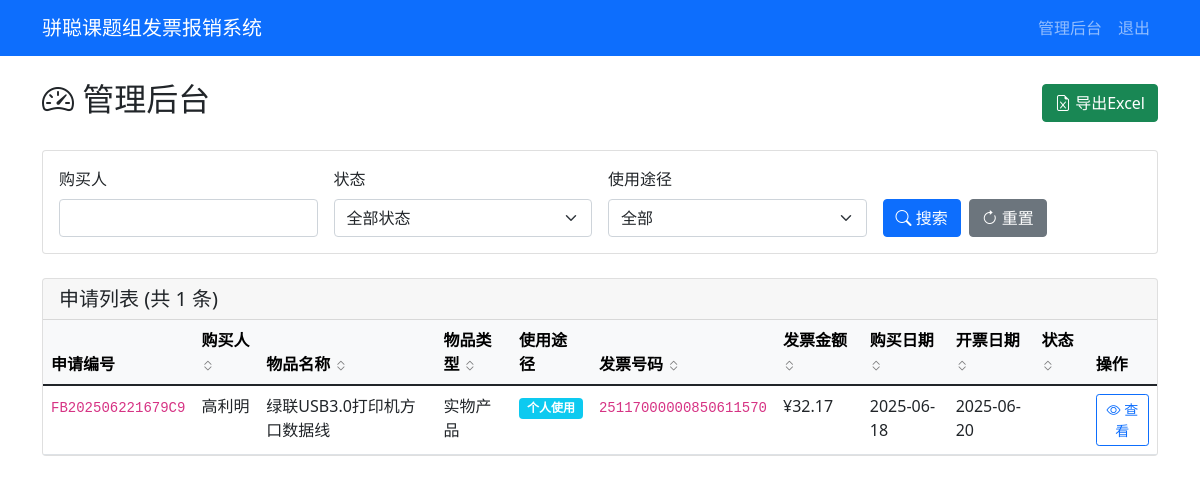
Screenshot of /admin/dashboard (signed in) with the database file from the repository.
### tables this page shows
CREATE TABLE applications (
        id INTEGER PRIMARY KEY AUTOINCREMENT,
        app_number TEXT UNIQUE NOT NULL,
        purchaser TEXT NOT NULL,
        purchase_details TEXT,
        item_name TEXT NOT NULL,
        product_link TEXT,
        usage_type TEXT NOT NULL,
        item_type TEXT NOT NULL,
        quantity INTEGER NOT NULL,
        purchase_time DATE NOT NULL,
        invoice_number TEXT NOT NULL,
        invoice_amount REAL NOT NULL,
        invoice_date DATE NOT NULL,
        status TEXT DEFAULT '待审批',
        approval_comment TEXT,
        created_at TIMESTAMP DEFAULT CURRENT_TIMESTAMP,
        updated_at TIMESTAMP DEFAULT CURRENT_TIMESTAMP
    );

### app.py (the view)
        def wrapper(*args, **kwargs):
            user = session.get('admin_username', 'anonymous')
            details = f"操作: {operation_type}, 用户: {user}, URL: {request.url}"
            if kwargs.get('app_number'):
                details += f", 申请编号: {kwargs['app_number']}"
            elif kwargs.get('filename'):
                details += f", 文件名: {kwargs['filename']}"
            if request.method == 'POST':
                form_data = {k: '***' if k == 'password' else v for k, v in request.form.items()}
                details += f", 表单数据: {form_data}"
            if request.args:
                details += f", 查询参数: {dict(request.args)}"
            try:
                result = f(*args, **kwargs)
                app.logger.info(f"{details}, 结果: 成功")
                return result
            except Exception as e:
                app.logger.error(f"{details}, 结果: 失败, 错误: {str(e)}", exc_info=True)
                raise

### templates/admin_dashboard.html (shortened to what this page needs)
{% extends "base.html" %}
{% block content %}
<div class="d-flex justify-content-between align-items-center mb-4">
    <h2><i class="bi bi-speedometer2"></i> 管理后台</h2>
    <div>
        <a href="{{ url_for('export_excel') }}" class="btn btn-success">
            <i class="bi bi-file-earmark-excel"></i> 导出Excel
        </a>
    </div>
</div>
<div class="card mb-4">
    <div class="card-body">
        <form method="get" class="row g-3">
            <div class="col-md-3">
                <label for="purchaser" class="form-label">购买人</label>
                <input type="text" class="form-control" id="purchaser" name="purchaser"
                    value="{{ request.args.get('purchaser', '') }}">
            </div>
            <div class="col-md-3">
                <label for="status" class="form-label">状态</label>
                <select class="form-select" id="status" name="status">
                    <option value="">全部状态</option>
                </select>
            </div>
            <div class="col-md-3">
                <label for="usage" class="form-label">使用途径</label>
                <select class="form-select" id="usage" name="usage">
                    <option value="">全部</option>
                </select>
            </div>
            <div class="col-md-3 d-flex align-items-end">
                <button type="submit" class="btn btn-primary me-2">
                    <i class="bi bi-search"></i> 搜索
                </button>
                <a href="{{ url_for('admin_dashboard') }}" class="btn btn-secondary">
                    <i class="bi bi-arrow-clockwise"></i> 重置
                </a>
            </div>
        </form>
    </div>
</div>
<div class="card">
    <div class="card-header">
        <h5 class="mb-0">申请列表 (共 {{ applications|length }} 条)</h5>
    </div>
    <div class="table-responsive">
        <table class="table table-hover mb-0">
            <thead class="table-light">
                <tr>
                    <th>申请编号</th>
                    <th class="sortable" data-sort="purchaser">
                        购买人
                        <i class="bi bi-chevron-expand sort-icon"></i>
                    </th>
                    <th class="sortable" data-sort="item_name">
                        物品名称
                        <i class="bi bi-chevron-expand sort-icon"></i>
                    </th>
                    <th class="sortable" data-sort="item_type">
                        物品类型
                        <i class="bi bi-chevron-expand sort-icon"></i>
                    </th>
                    <th>使用途径</th>
                    <th class="sortable" data-sort="invoice_number">
                        发票号码
                        <i class="bi bi-chevron-expand sort-icon"></i>
                    </th>
                    <th class="sortable" data-sort="invoice_amount">
                        发票金额
                        <i class="bi bi-chevron-expand sort-icon"></i>
                    </th>
                    <th class="sortable" data-sort="purchase_time">
                        购买日期
                        <i class="bi bi-chevron-expand sort-icon"></i>
                    </th>
                    <th class="sortable" data-sort="invoice_date">
                        开票日期
                        <i class="bi bi-chevron-expand sort-icon"></i>
                    </th>
                    <th class="sortable" data-sort="status">
                        状态
                        <i class="bi bi-chevron-expand sort-icon"></i>
                    </th>
                    <th>操作</th>
                </tr>
            </thead>
            <tbody>
                {% for app in applications %}
                <tr>
                    <td><code>{{ app[1] }}</code></td>
                    <td>{{ app[2] }}</td>
                    <td>{{ app[4] }}</td>
                    <td>{{ app[7] }}</td>
                    <td>
                        <span class="badge bg-{% if app[6] == '个人使用' %}info{% else %}success{% endif %}">
                            {{ app[6] }}
                        </span>
                    </td>
                    <td><code>{{ app[10] }}</code></td>
                    <td>¥{{ "%.2f"|format(app[11]) }}</td>
                    <td>{{ app[9] }}</td>
                    <td>{{ app[12] }}</td>
                    <td>
                    </td>
                    <td>
                        <a href="{{ url_for('admin_application_detail', app_number=app[1]) }}"
                            class="btn btn-sm btn-outline-primary">
                            <i class="bi bi-eye"></i> 查看
                        </a>
                    </td>
                </tr>
                {% else %}
                <tr>
                    <td colspan="11" class="text-center text-muted py-4">暂无申请记录</td>
                </tr>
                {% endfor %}
            </tbody>
        </table>
    </div>
</div>
{% endblock %}

### templates/admin_dashboard.html (style rules this page uses)
.sortable { cursor: pointer; user-select: none; }
.sort-icon { font-size: 0.8rem; opacity: 0.5; }

### rows the page displays
applications: app_number "FB202506221679C9", purchaser "高利明", item_name "绿联USB3.0打印机方口数据线", item_type "实物产品", usage_type "个人使用", invoice_number "25117000000850611570", invoice_amount "32.17", purchase_time "2025-06-18", invoice_date "2025-06-20"

### other values shown
{{ applications|length }} "1"
